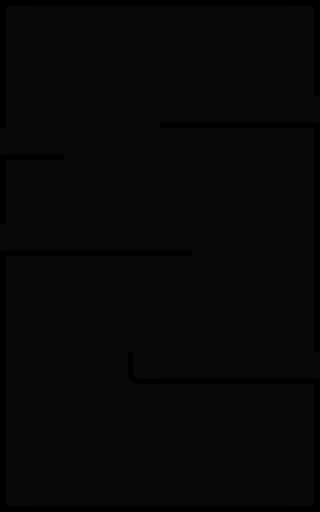

This game map was drawn from its Tiled (.tmx) file and the tilesets committed beside it. A one-line description and the full map source follow:
An orthogonal 10x16 tile map with 32x32 px tiles, 1 tile layer (Tile Layer 1) and 11 objects (9x boundary, playerSpawn, targetSpawn).

<map version="1.9" tiledversion="1.9.1" orientation="orthogonal" renderorder="right-down" width="10" height="16" tilewidth="32" tileheight="32" infinite="0" nextlayerid="4" nextobjectid="30">
 <tileset firstgid="1" source="tileset.tsx" />
 <layer id="1" name="Tile Layer 1" width="10" height="16">
  <data encoding="csv">
1,2,2,2,2,2,2,2,2,8,
6,9,9,9,9,9,9,9,9,5,
6,9,9,9,9,9,9,9,9,5,
6,9,9,9,9,3,3,3,3,11,
10,3,9,9,9,9,9,9,9,5,
6,9,9,9,9,9,9,9,9,5,
6,9,9,9,9,9,9,9,9,5,
10,3,3,3,3,3,9,9,9,5,
6,9,9,9,9,9,9,9,9,5,
6,9,9,9,9,9,9,9,9,5,
6,9,9,9,9,9,9,9,9,5,
6,9,9,9,13,3,3,3,3,11,
6,9,9,9,9,9,9,9,9,5,
6,9,9,9,9,9,9,9,9,5,
6,9,9,9,9,9,9,9,9,5,
7,3,3,3,3,3,3,3,3,4
</data>
 </layer>
 <objectgroup id="2" name="spawn">
  <object id="1" class="playerSpawn" x="192.76" y="437.79" width="64" height="64" />
  <object id="2" class="targetSpawn" x="160" y="32" width="128" height="89" />
 </objectgroup>
 <objectgroup id="3" name="components">
  <object id="21" class="boundary" x="8.61402" y="0.398136" width="304.333" height="6" />
  <object id="22" class="boundary" x="1.61402" y="0.398136" width="6.09091" height="502.291" />
  <object id="23" class="boundary" x="8.50928" y="506.355" width="304.333" height="6" />
  <object id="24" class="boundary" x="314.44" y="0.405988" width="6.09091" height="502.291" />
  <object id="25" class="boundary" x="135.455" y="378.415" width="177.924" height="6" />
  <object id="26" class="boundary" x="8.02299" y="250.051" width="183.924" height="6" />
  <object id="27" class="boundary" x="7.89799" y="154.551" width="56.549" height="6" />
  <object id="28" class="boundary" x="160.461" y="122.426" width="153.674" height="6" />
  <object id="29" class="boundary" x="128.432" y="352.324" width="6.01491" height="28.5" />
 </objectgroup>
</map>
